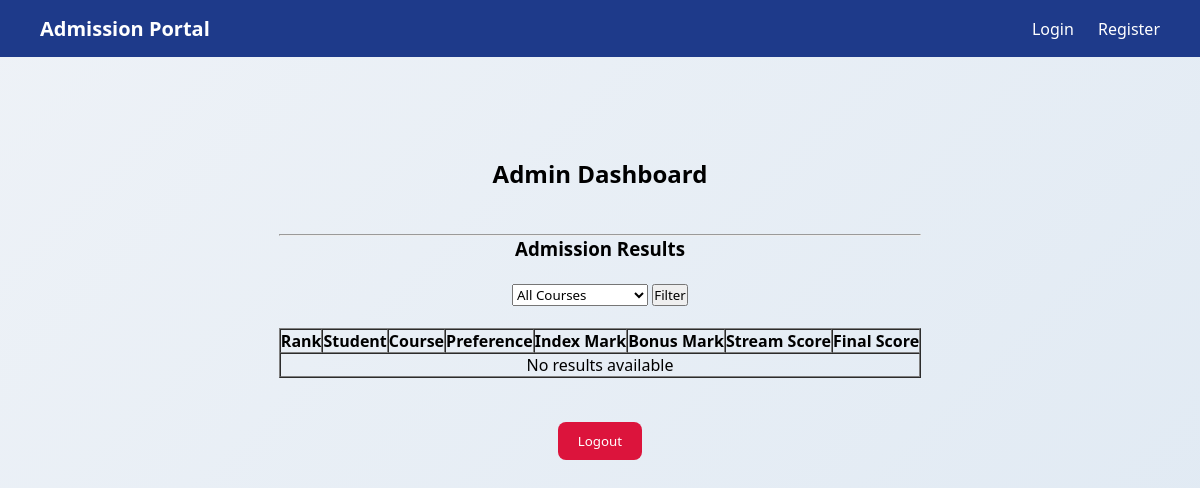
Before: /admin-dashboard/ (signed in) with the older database file.
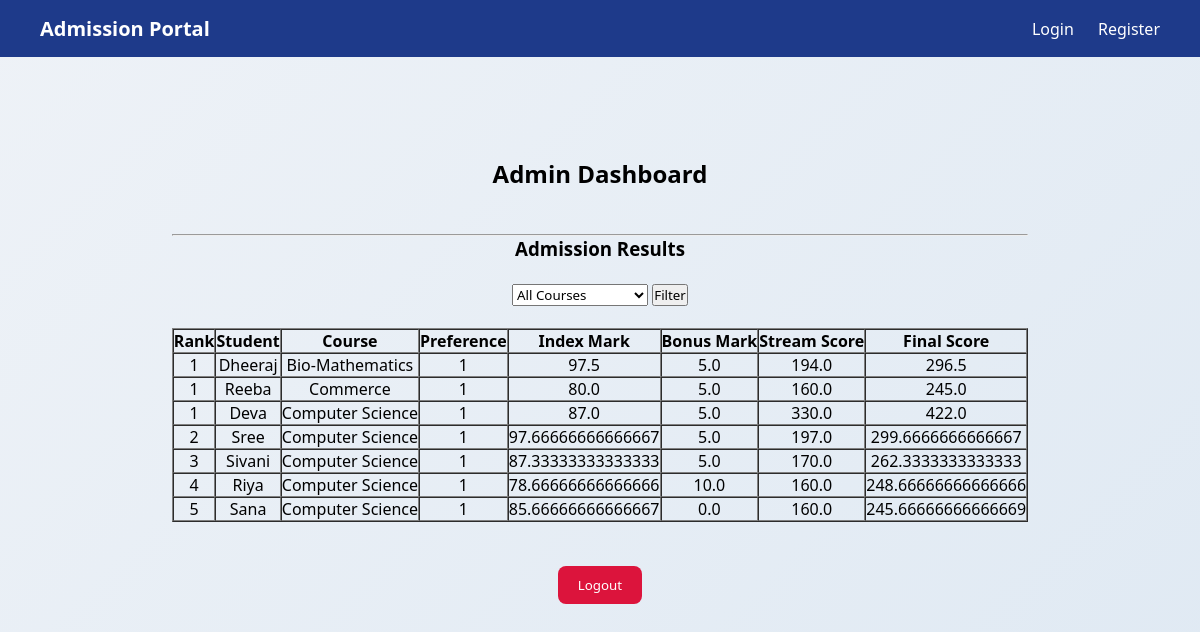
After: the same page with the newer database file.
### calculation/models.py (models this page shows, shortened)
class AdmissionResult(models.Model):
    student = models.ForeignKey(
        Student,
        on_delete=models.CASCADE
    )
    course = models.CharField(
        max_length=50,
        choices=COURSE_CHOICES
    )
    preference_order = models.IntegerField(default=1)
    index_mark = models.FloatField(default=0)
    bonus_mark = models.FloatField(default=0)
    final_score = models.FloatField(default=0)
    stream_score = models.FloatField(default=0)
    rank = models.IntegerField(
        null=True,
        blank=True
    )
    allotted = models.BooleanField(default=False)

### accounts/models.py (models this page shows, shortened)
class Student(models.Model):
    student_id = models.AutoField(primary_key=True)
    BOARD_CHOICES = [
        ('CBSE', 'CBSE'),
        ('KERALA', 'Kerala State'),
    ]
    STATUS_CHOICES = [
        ('pending', 'Pending'),       # after registration
        ('active', 'Active'),         # profile completed
        ('submitted', 'Application Submitted'),   # final application submitted
        ('ranked', 'Ranked the Lists'),        # after admin processing
    ]
    user = models.OneToOneField(User, on_delete=models.CASCADE)
    name = models.CharField(max_length=100)
    dob = models.DateField(null=True, blank=True)
    mobile = models.CharField(max_length=15)
    email = models.EmailField(unique=True)
    board = models.CharField(
        max_length=10,
        choices=BOARD_CHOICES,
        null=False,
        blank=False
    )
    status = models.CharField(
        max_length=20,
        choices=STATUS_CHOICES,
        default='pending'
    )
    created_at = models.DateTimeField(auto_now_add=True)

### accounts/views.py (the view)
# urls.py: path('admin-dashboard/', views.admin_dashboard, name='admin_dashboard'),
@login_required
def admin_dashboard(request):
    selected_course = request.GET.get('course')
    results = AdmissionResult.objects.filter(
        allotted=True
    )
    if selected_course:
        results = results.filter(
            course=selected_course
        )
    results = results.order_by(
        'course',
        'rank'
    )
    context = {
        'results': results,
        'selected_course': selected_course
    }
    return render(
        request,
        'admin_dashboard.html',
        context
    )

### templates/admin_dashboard.html (shortened to what this page needs)
{% extends 'base.html' %}
{% load static %}
{% block content %}
<div class="dashboard">
    <h2>Admin Dashboard</h2>
    <br><br>
    <hr>
    <h3>Admission Results</h3>
    <br>
    <form method="GET">
        <select name="course">
            <option value="">All Courses</option>
        </select>
        <button type="submit">
            Filter
        </button>
    </form>
    <br>
    <table border="1" cellpadding="8" cellspacing="0">
        <thead>
            <tr>
                <th>Rank</th>
                <th>Student</th>
                <th>Course</th>
                <th>Preference</th>
                <th>Index Mark</th>
                <th>Bonus Mark</th>
                <th>Stream Score</th>
                <th>Final Score</th>
            </tr>
        </thead>
        <tbody>
            {% for r in results %}
            <tr>
                <td>{{ r.rank }}</td>
                <td>{{ r.student.name }}</td>
                <td>{{ r.course }}</td>
                <td>{{ r.preference_order }}</td>
                <td>{{ r.index_mark }}</td>
                <td>{{ r.bonus_mark }}</td>
                <td>{{ r.stream_score }}</td>
                <td>{{ r.final_score }}</td>
            </tr>
            {% empty %}
            <tr>
                <td colspan="8">
                    No results available
                </td>
            </tr>
            {% endfor %}
        </tbody>
    </table>
    <br><br>
    <button class="logout-btn" onclick="location.href='/logout/'">
        Logout
    </button>
    <br>
</div>
{% endblock %}

### templates/base.html (shortened to what this page needs)
{% load static %}
<!DOCTYPE html>
<html>
<head>
    <link rel="stylesheet" href="{% static 'css/style.css' %}">
</head>
<body>
<nav class="navbar">
    <div class="nav-container">
        <div class="nav-title">Admission Portal</div>
        <div class="nav-links">
            <a href="/">Login</a>
            <a href="/register/">Register</a>
        </div>
    </div>
</nav>
<div class="main-container">
    {% block content %}{% endblock %}
</div>
</body>
</html>

### static/css/style.css (style rules this page uses)
* { margin: 0; padding: 0; box-sizing: border-box; font-family: 'Segoe UI', sans-serif; }
body { background: linear-gradient(135deg, #eef2f7, #dfe9f3); min-height: 100vh; }
.navbar { background: #1e3a8a; padding: 15px 40px; }
.nav-container { display: flex; justify-content: space-between; align-items: center; }
.nav-title { color: white; font-size: 20px; font-weight: bold; }
.nav-links a { color: white; text-decoration: none; margin-left: 20px; font-weight: 500; transition: 0.3s; }
.main-container { display: flex; justify-content: center; align-items: center; margin-top: 80px; flex-direction: column; }
.dashboard { text-align: center; padding: 20px; }
.logout-btn { padding: 10px 20px; background: crimson; color: white; border: none; border-radius: 8px; cursor: pointer; }

Changed rows visible on the page:
added AdmissionResult: rank "1", student.name "Dheeraj", course "Bio-Mathematics", preference_order "1", index_mark "97.5", bonus_mark "5.0", stream_score "194.0", final_score "296.5"
added AdmissionResult: rank "1", student.name "Reeba", course "Commerce", preference_order "1", index_mark "80.0", bonus_mark "5.0", stream_score "160.0", final_score "245.0"
added AdmissionResult: rank "1", student.name "Deva", course "Computer Science", preference_order "1", index_mark "87.0", bonus_mark "5.0", stream_score "330.0", final_score "422.0"
added AdmissionResult: rank "2", student.name "Sree", course "Computer Science", preference_order "1", index_mark "97.66666666666667", bonus_mark "5.0", stream_score "197.0", final_score "299.6666666666667"
added AdmissionResult: rank "3", student.name "Sivani", course "Computer Science", preference_order "1", index_mark "87.33333333333333", bonus_mark "5.0", stream_score "170.0", final_score "262.3333333333333"
added AdmissionResult: rank "4", student.name "Riya", course "Computer Science", preference_order "1", index_mark "78.66666666666666", bonus_mark "10.0", stream_score "160.0", final_score "248.66666666666666"
added AdmissionResult: rank "5", student.name "Sana", course "Computer Science", preference_order "1", index_mark "85.66666666666667", bonus_mark "0.0", stream_score "160.0", final_score "245.66666666666669"
Other visible differences:
text no longer shown: "No results available"
